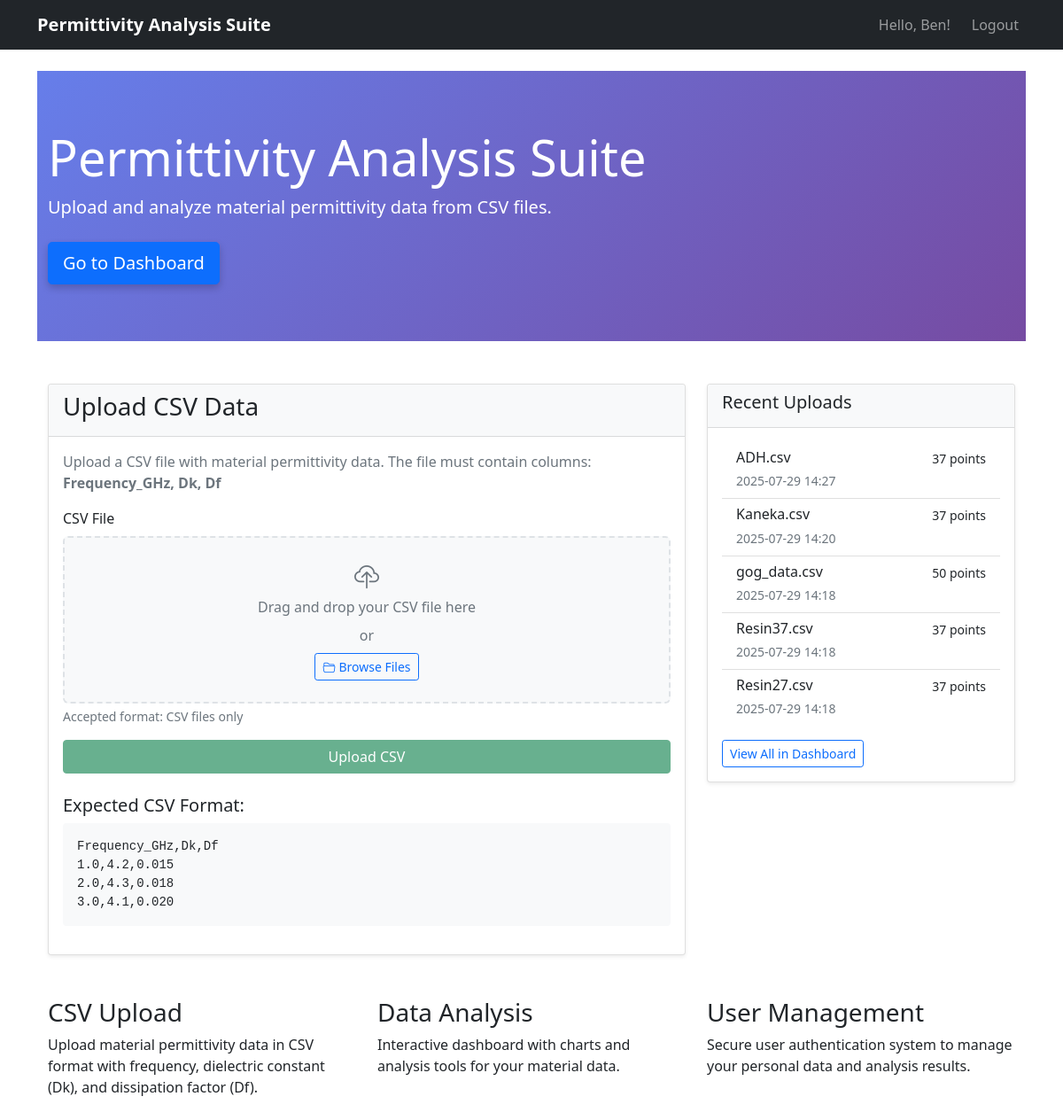
Before: /index (signed in) with the older database file.
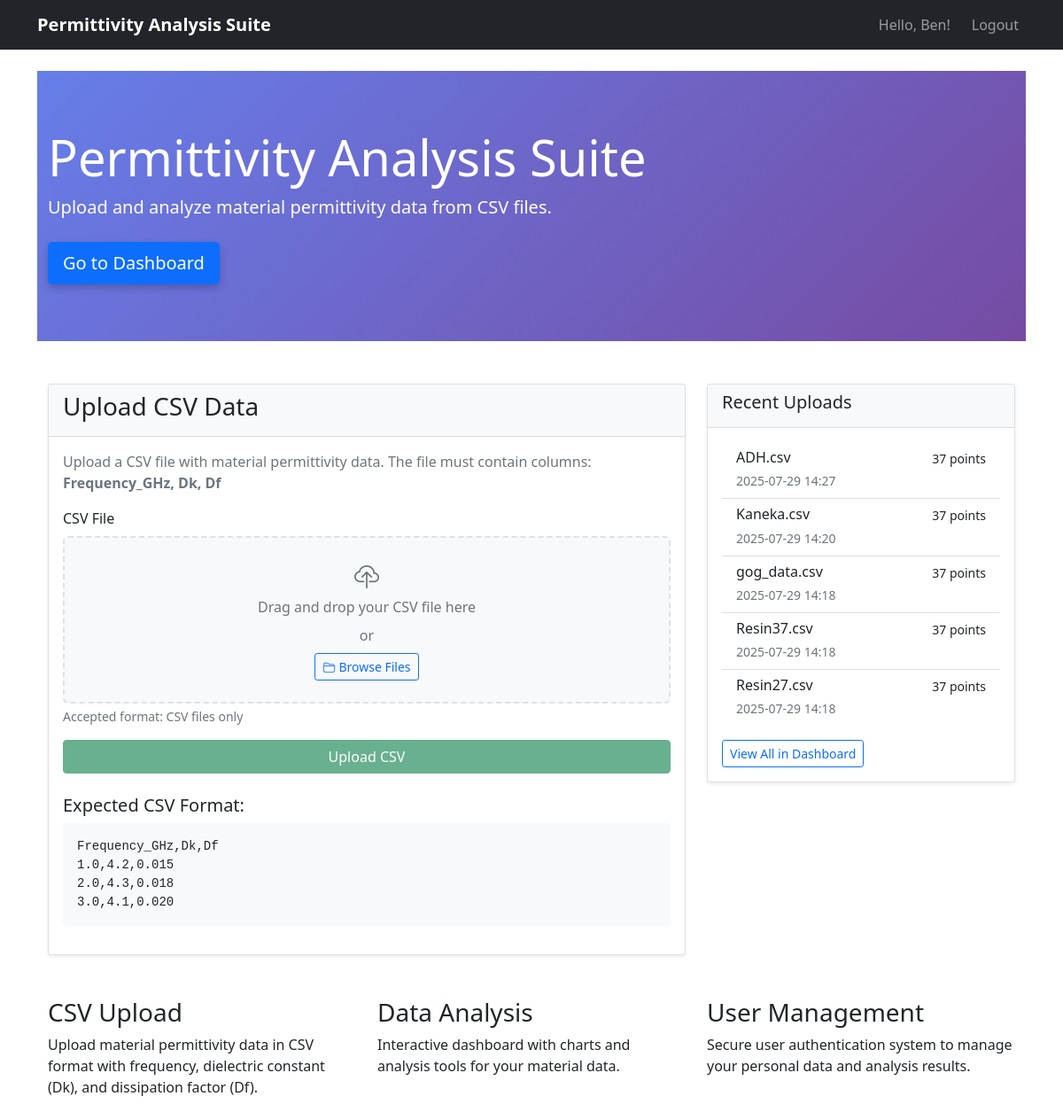
After: the same page with the newer database file.
### app/models.py (models this page shows, shortened)
class User(UserMixin, db.Model):
    id = db.Column(db.Integer, primary_key=True)
    username = db.Column(db.String(80), unique=True, nullable=False, index=True)
    email = db.Column(db.String(120), unique=True, nullable=False, index=True)
    password_hash = db.Column(db.String(128))
    trials = db.relationship('Trial', backref='user', lazy='dynamic')

class Trial(db.Model):
    id = db.Column(db.Integer, primary_key=True)
    filename = db.Column(db.String(255), nullable=False)
    upload_timestamp = db.Column(db.DateTime, default=datetime.utcnow, nullable=False)
    user_id = db.Column(db.Integer, db.ForeignKey('user.id'), nullable=False)
    data_fingerprint = db.Column(db.String(64), nullable=True, index=True)  # SHA256 hash of data content
    material_data = db.relationship('MaterialData', backref='trial', lazy='dynamic', cascade='all, delete-orphan')

### app/main/routes.py (the view)
@bp.route('/', methods=['GET', 'POST'])
@bp.route('/index', methods=['GET', 'POST'])
def index():
    form = CSVUploadForm()
    if current_user.is_authenticated and form.validate_on_submit():
        return process_csv_upload(form)
    recent_trials = []
    if current_user.is_authenticated:
        recent_trials = current_user.trials.order_by(Trial.upload_timestamp.desc()).limit(5).all()
    return render_template('index.html', title='Home', form=form, recent_trials=recent_trials)

### app/main/forms.py
class CSVUploadForm(FlaskForm):
    csv_file = FileField('CSV File', validators=[
        FileRequired(),
        FileAllowed(['csv'], 'CSV files only!')
    ])
    submit = SubmitField('Upload CSV')

### app/templates/index.html (shortened to what this page needs)
{% extends "base.html" %}
{% block content %}
<div class="jumbotron">
    <div class="container">
        <h1 class="display-4">Permittivity Analysis Suite</h1>
        <p class="lead">Upload and analyze material permittivity data from CSV files.</p>
        {% if current_user.is_anonymous %}
            <div class="mt-4">
                <a class="btn btn-primary btn-lg me-3" href="{{ url_for('auth.register') }}" role="button">Get Started</a>
                <a class="btn btn-outline-primary btn-lg" href="{{ url_for('auth.login') }}" role="button">Login</a>
            </div>
        {% else %}
            <div class="mt-4">
                <a class="btn btn-primary btn-lg" href="{{ url_for('main.dashboard') }}" role="button">Go to Dashboard</a>
            </div>
        {% endif %}
    </div>
</div>
{% if current_user.is_authenticated %}
<div class="container mt-5">
    <div class="row">
        <div class="col-lg-8">
            <div class="card">
                <div class="card-header">
                    <h3 class="card-title">Upload CSV Data</h3>
                </div>
                <div class="card-body">
                    <p class="text-muted">Upload a CSV file with material permittivity data. The file must contain columns: <strong>Frequency_GHz, Dk, Df</strong></p>
                    <form method="POST" enctype="multipart/form-data" id="upload-form">
                        <div class="mb-3">
                            <label class="form-label">CSV File</label>
                            <div class="drop-zone" id="drop-zone">
                                <div class="drop-zone-content">
                                    <i class="bi bi-cloud-upload fs-3 text-muted mb-2"></i>
                                    <p class="text-muted mb-2">Drag and drop your CSV file here</p>
                                    <p class="text-muted mb-2">or</p>
                                    <button type="button" class="btn btn-outline-primary btn-sm" id="file-select-btn">
                                        <i class="bi bi-folder2-open me-1"></i>Browse Files
                                    </button>
                                </div>
                            </div>
                            <div class="form-text">Accepted format: CSV files only</div>
                        </div>
                        <div class="d-grid">
                            {{ form.submit(class="btn btn-success", id="submit-btn", disabled=true) }}
                        </div>
                    </form>
                    <div class="mt-4">
                        <h5>Expected CSV Format:</h5>
                        <pre class="bg-light p-3 rounded">Frequency_GHz,Dk,Df
1.0,4.2,0.015
2.0,4.3,0.018
3.0,4.1,0.020</pre>
                    </div>
                </div>
            </div>
        </div>
        <div class="col-lg-4">
            <div class="card">
                <div class="card-header">
                    <h5>Recent Uploads</h5>
                </div>
                <div class="card-body">
                    {% if recent_trials %}
                        <div class="list-group list-group-flush">
                            {% for trial in recent_trials %}
                                <a href="{{ url_for('main.view_trial', trial_id=trial.id) }}" class="list-group-item list-group-item-action">
                                    <div class="d-flex w-100 justify-content-between">
                                        <h6 class="mb-1">{{ trial.filename }}</h6>
                                        <small>{{ trial.material_data.count() }} points</small>
                                    </div>
                                    <small class="text-muted">{{ trial.upload_timestamp.strftime('%Y-%m-%d %H:%M') }}</small>
                                </a>
                            {% endfor %}
                        </div>
                        <div class="mt-3">
                            <a href="{{ url_for('main.dashboard') }}" class="btn btn-outline-primary btn-sm">View All in Dashboard</a>
                        </div>
                    {% else %}
                        <p class="text-muted">No uploads yet. Upload your first CSV file to get started!</p>
                    {% endif %}
                </div>
            </div>
        </div>
    </div>
</div>
{% endif %}
<div class="container mt-5">
    <div class="row">
        <div class="col-md-4">
            <h3>CSV Upload</h3>
            <p>Upload material permittivity data in CSV format with frequency, dielectric constant (Dk), and dissipation factor (Df).</p>
        </div>
        <div class="col-md-4">
            <h3>Data Analysis</h3>
            <p>Interactive dashboard with charts and analysis tools for your material data.</p>
        </div>
        <div class="col-md-4">
            <h3>User Management</h3>
            <p>Secure user authentication system to manage your personal data and analysis results.</p>
        </div>
    </div>
</div>
{% endblock %}

### app/templates/base.html (shortened to what this page needs)
<!DOCTYPE html>
<html lang="en">
<head>
    <link href="https://cdn.jsdelivr.net/npm/bootstrap@5.1.3/dist/css/bootstrap.min.css" rel="stylesheet">
    <link href="https://cdn.jsdelivr.net/npm/bootstrap-icons@1.10.0/font/bootstrap-icons.css" rel="stylesheet">
    <link href="{{ url_for('static', filename='css/main.css') }}" rel="stylesheet">
</head>
<body>
    <nav class="navbar navbar-expand-lg navbar-dark bg-dark">
        <div class="container">
            <a class="navbar-brand" href="{{ url_for('main.index') }}">Permittivity Analysis Suite</a>
            <div class="navbar-nav ms-auto">
                {% if current_user.is_anonymous %}
                    <a class="nav-link" href="{{ url_for('auth.login') }}">Login</a>
                    <a class="nav-link" href="{{ url_for('auth.register') }}">Register</a>
                {% else %}
                    <span class="navbar-text me-3">Hello, {{ current_user.username }}!</span>
                    <a class="nav-link" href="{{ url_for('auth.logout') }}">Logout</a>
                {% endif %}
            </div>
        </div>
    </nav>
    <div class="container mt-4">
        {% block content %}{% endblock %}
    </div>
</body>
</html>

### app/static/css/main.css (style rules this page uses)
.drop-zone { border: 2px dashed #dee2e6; border-radius: 0.375rem; padding: 1.5rem 1rem; text-align: center; transition: all 0.3s ease; background-color: #f8f9fa; cursor: pointer; }
.drop-zone-content { pointer-events: none; }
.card { box-shadow: 0 0.125rem 0.25rem rgba(0, 0, 0, 0.075); border: 1px solid rgba(0, 0, 0, 0.125); }
.card-header { background-color: #f8f9fa; border-bottom: 1px solid rgba(0, 0, 0, 0.125); }
.btn { transition: all 0.2s ease; }
.navbar-brand { font-weight: 600; font-size: 1.25rem; }
.jumbotron { background: linear-gradient(135deg, #667eea 0%, #764ba2 100%); color: white; padding: 4rem 0; margin-bottom: 0; }
.jumbotron .btn { box-shadow: 0 0.25rem 0.5rem rgba(0, 0, 0, 0.2); }
.fade-in { animation: fadeIn 0.3s ease-out; }

Changed rows visible on the page:
changed Trial "gog_data.csv": material_data.count "50" → "37"
